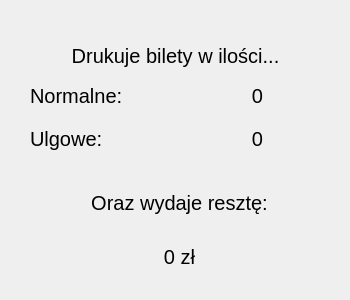
<?xml version="1.0" encoding="UTF-8"?>
<ui version="4.0">
 <class>SummaryWindow</class>
 <widget class="QWidget" name="SummaryWindow">
  <property name="geometry">
   <rect>
    <x>0</x>
    <y>0</y>
    <width>350</width>
    <height>300</height>
   </rect>
  </property>
  <property name="windowTitle">
   <string>SummaryWindow</string>
  </property>
  <widget class="QWidget" name="gridLayoutWidget">
   <property name="geometry">
    <rect>
     <x>30</x>
     <y>77</y>
     <width>301</width>
     <height>80</height>
    </rect>
   </property>
   <layout class="QGridLayout" name="gridLayout">
    <item row="0" column="1">
     <widget class="QLabel" name="toPayValue">
      <property name="font">
       <font>
        <pointsize>15</pointsize>
       </font>
      </property>
      <property name="text">
       <string>0</string>
      </property>
      <property name="alignment">
       <set>Qt::AlignmentFlag::AlignCenter</set>
      </property>
     </widget>
    </item>
    <item row="0" column="0">
     <widget class="QLabel" name="toPayLabel">
      <property name="font">
       <font>
        <pointsize>15</pointsize>
       </font>
      </property>
      <property name="text">
       <string>Normalne:</string>
      </property>
     </widget>
    </item>
    <item row="1" column="0">
     <widget class="QLabel" name="paidLabel">
      <property name="font">
       <font>
        <pointsize>15</pointsize>
       </font>
      </property>
      <property name="text">
       <string>Ulgowe:</string>
      </property>
     </widget>
    </item>
    <item row="1" column="1">
     <widget class="QLabel" name="paidValue">
      <property name="font">
       <font>
        <pointsize>15</pointsize>
       </font>
      </property>
      <property name="text">
       <string>0</string>
      </property>
      <property name="alignment">
       <set>Qt::AlignmentFlag::AlignCenter</set>
      </property>
     </widget>
    </item>
   </layout>
  </widget>
  <widget class="QLabel" name="label">
   <property name="geometry">
    <rect>
     <x>10</x>
     <y>40</y>
     <width>331</width>
     <height>31</height>
    </rect>
   </property>
   <property name="font">
    <font>
     <pointsize>15</pointsize>
    </font>
   </property>
   <property name="text">
    <string>Drukuje bilety w ilości...</string>
   </property>
   <property name="alignment">
    <set>Qt::AlignmentFlag::AlignCenter</set>
   </property>
  </widget>
  <widget class="QWidget" name="verticalLayoutWidget">
   <property name="geometry">
    <rect>
     <x>29</x>
     <y>179</y>
     <width>301</width>
     <height>101</height>
    </rect>
   </property>
   <layout class="QVBoxLayout" name="verticalLayout">
    <item>
     <widget class="QLabel" name="label_2">
      <property name="font">
       <font>
        <pointsize>15</pointsize>
       </font>
      </property>
      <property name="text">
       <string>Oraz wydaje resztę:</string>
      </property>
      <property name="alignment">
       <set>Qt::AlignmentFlag::AlignCenter</set>
      </property>
     </widget>
    </item>
    <item>
     <widget class="QLabel" name="label_3">
      <property name="font">
       <font>
        <pointsize>15</pointsize>
       </font>
      </property>
      <property name="text">
       <string>0 zł</string>
      </property>
      <property name="alignment">
       <set>Qt::AlignmentFlag::AlignCenter</set>
      </property>
     </widget>
    </item>
   </layout>
  </widget>
 </widget>
 <resources/>
 <connections/>
</ui>
